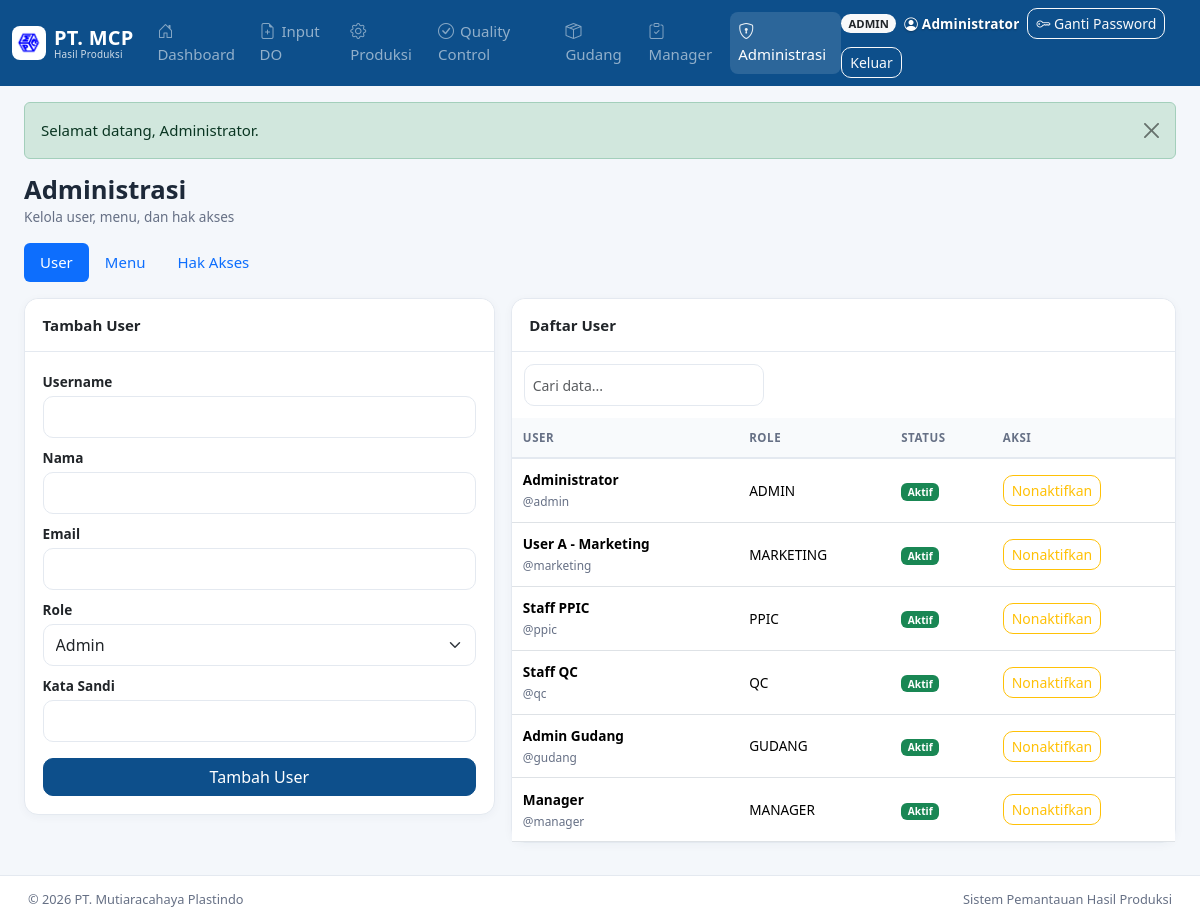
/admin.php (signed in), run on the app's committed database.
### tables this page shows
CREATE TABLE menus (
  id            INT UNSIGNED AUTO_INCREMENT PRIMARY KEY,
  menu_key      VARCHAR(50) NOT NULL UNIQUE,
  nama          VARCHAR(100) NOT NULL,
  route         VARCHAR(150) NOT NULL,
  icon          VARCHAR(50) NULL,
  urut          INT NOT NULL DEFAULT 0,
  is_active     TINYINT(1) NOT NULL DEFAULT 1,
  created_by    INT UNSIGNED NULL,
  modified_by   INT UNSIGNED NULL,
  created_at    DATETIME NOT NULL DEFAULT CURRENT_TIMESTAMP,
  modified_at   DATETIME NULL DEFAULT NULL ON UPDATE CURRENT_TIMESTAMP
);

CREATE TABLE users (
  id            INT UNSIGNED AUTO_INCREMENT PRIMARY KEY,
  username      VARCHAR(50) NOT NULL UNIQUE,
  password      VARCHAR(255) NOT NULL,
  nama          VARCHAR(100) NOT NULL,
  role          ENUM('admin','marketing','ppic','qc','gudang','manager') NOT NULL,
  email         VARCHAR(100) NULL,
  is_active     TINYINT(1) NOT NULL DEFAULT 1,
  created_by    INT UNSIGNED NULL,
  modified_by   INT UNSIGNED NULL,
  created_at    DATETIME NOT NULL DEFAULT CURRENT_TIMESTAMP,
  modified_at   DATETIME NULL DEFAULT NULL ON UPDATE CURRENT_TIMESTAMP,
  INDEX idx_users_role (role)
);

### config/functions.php (called while the page is built, shortened)
<?php
require_once __DIR__ . '/koneksi.php';
function e(?string $value): string
{
    return htmlspecialchars((string) $value, ENT_QUOTES, 'UTF-8');
}
function get_flash(): ?array
{
    $flash = $_SESSION['flash'];
    return $flash;
}
function current_user(): ?array
{
    return $_SESSION['user'] ?? null;
}

### config/koneksi.php (called while the page is built, shortened)
<?php
function db(): PDO
{
    static $pdo = null;
    if ($pdo instanceof PDO) {
        return $pdo;
    }
    $dsn = sprintf('mysql:host=%s;port=%d;dbname=%s;charset=%s', DB_HOST, DB_PORT, DB_NAME, DB_CHARSET);
    try {
        $pdo = new PDO($dsn, DB_USER, DB_PASS, [
            PDO::ATTR_ERRMODE            => PDO::ERRMODE_EXCEPTION,
            PDO::ATTR_DEFAULT_FETCH_MODE => PDO::FETCH_ASSOC,
            PDO::ATTR_EMULATE_PREPARES   => false,
        ]);
    } catch (PDOException $e) {
        http_response_code(500);
        exit('Koneksi database gagal: ' . htmlspecialchars($e->getMessage(), ENT_QUOTES, 'UTF-8'));
    }
    return $pdo;
}

### admin.php (the view, shortened to what this page needs)
<?php
require_once __DIR__ . '/config/functions.php';
$pdo = db();
$tab = $_GET['tab'] ?? 'user';
$users = $pdo->query('SELECT id, username, nama, role, email, is_active, created_at FROM users ORDER BY id')->fetchAll();
$roles = ['admin', 'marketing', 'ppic', 'qc', 'gudang', 'manager'];
require __DIR__ . '/header.php';
?>
<section>
  <div class="page-heading"><div><h1>Administrasi</h1><div class="page-subtitle">Kelola user, menu, dan hak akses</div></div></div>
  <ul class="nav nav-pills mb-3">
    <li class="nav-item"><a class="nav-link <?= $tab === 'user' ? 'active' : '' ?>" href="<?= BASE_URL ?>admin.php?tab=user">User</a></li>
    <li class="nav-item"><a class="nav-link <?= $tab === 'menu' ? 'active' : '' ?>" href="<?= BASE_URL ?>admin.php?tab=menu">Menu</a></li>
    <li class="nav-item"><a class="nav-link <?= $tab === 'akses' ? 'active' : '' ?>" href="<?= BASE_URL ?>admin.php?tab=akses">Hak Akses</a></li>
  </ul>
  <?php if ($tab === 'user'): ?>
    <div class="row g-3">
      <div class="col-12 col-lg-5">
        <div class="card card-mcp">
          <div class="card-header">Tambah User</div>
          <div class="card-body">
            <form method="post" action="">
              <div class="mb-2"><label class="form-label">Username</label><input class="form-control" name="username" required></div>
              <div class="mb-2"><label class="form-label">Nama</label><input class="form-control" name="nama" required></div>
              <div class="mb-2"><label class="form-label">Email</label><input type="email" class="form-control" name="email"></div>
              <div class="mb-2"><label class="form-label">Role</label>
                <select class="form-select" name="role"><?php foreach ($roles as $r): ?><option value="<?= $r ?>"><?= ucfirst($r) ?></option><?php endforeach; ?></select>
              </div>
              <div class="mb-3"><label class="form-label">Kata Sandi</label><input type="password" class="form-control" name="password" minlength="6" required></div>
              <button class="btn btn-primary w-100" type="submit">Tambah User</button>
            </form>
          </div>
        </div>
      </div>
      <div class="col-12 col-lg-7">
        <div class="card card-mcp">
          <div class="card-header">Daftar User</div>
          <div class="card-body p-0">
            <div class="table-responsive-mcp">
              <table data-scalable data-search-placeholder="Cari data..." class="table table-mcp mb-0" style="min-width:560px">
                <thead><tr><th>User</th><th>Role</th><th>Status</th><th>Aksi</th></tr></thead>
                <tbody>
                  <?php foreach ($users as $u): ?>
                    <tr>
                      <td><strong><?= e($u['nama']) ?></strong><br><small class="text-mute">@<?= e($u['username']) ?></small></td>
                      <td><?= e(strtoupper($u['role'])) ?></td>
                      <td><span class="badge <?= $u['is_active'] ? 'bg-success' : 'bg-secondary' ?>"><?= $u['is_active'] ? 'Aktif' : 'Nonaktif' ?></span></td>
                      <td>
                        <form method="post" action="">
                          <button class="btn btn-sm btn-outline-warning" data-confirm="Ubah status user ini?" type="submit">
                            <?= $u['is_active'] ? 'Nonaktifkan' : 'Aktifkan' ?>
                          </button>
                        </form>
                      </td>
                    </tr>
                  <?php endforeach; ?>
                </tbody>
              </table>
            </div>
          </div>
        </div>
      </div>
    </div>
  <?php endif; ?>
</section>
<?php require __DIR__ . '/footer.php'; ?>

### header.php (shortened to what this page needs)
<?php
require_once __DIR__ . '/config/functions.php';
$user = current_user();
$current = basename($_SERVER['PHP_SELF'] ?? '');
$navMenus = [];
if ($user) {
    $stmt = db()->prepare(
        'SELECT m.nama, m.route, m.icon FROM menus m
         INNER JOIN role_menus rm ON rm.menu_id = m.id
         WHERE rm.role = ? AND rm.is_active = 1 AND m.is_active = 1
         ORDER BY m.urut ASC'
    );
    $stmt->execute([$user['role']]);
    $navMenus = $stmt->fetchAll();
}
$flash = get_flash();
?>
<!doctype html>
<html lang="id">
<head>
  <link rel="stylesheet" href="<?= BASE_URL ?>library/bootstrap/css/bootstrap.min.css">
  <link rel="stylesheet" href="<?= BASE_URL ?>library/bootstrap-icons/bootstrap-icons.min.css">
  <link rel="stylesheet" href="<?= BASE_URL ?>css/app.css?v=11">
</head>
<body>
<header class="app-header sticky-top">
  <nav class="navbar navbar-expand-lg navbar-dark bg-mcp">
    <div class="container-fluid">
      <a class="navbar-brand d-flex align-items-center gap-2" href="<?= BASE_URL ?>dashboard.php">
        <img class="navbar-logo" src="<?= BASE_URL ?>img/logo_mcp.png" alt="Logo PT. MCP" width="34" height="34">
        <span class="brand-text">PT. MCP <small>Hasil Produksi</small></span>
      </a>
      <div class="collapse navbar-collapse" id="mainNav">
        <?php if ($user): ?>
        <ul class="navbar-nav me-auto mb-2 mb-lg-0">
          <?php foreach ($navMenus as $menu): ?>
            <li class="nav-item">
              <a class="nav-link <?= $current === $menu['route'] ? 'active' : '' ?>"
                 href="<?= BASE_URL . e($menu['route']) ?>">
              <?php
                $iconClass = (preg_match('/^bi-[a-z0-9-]+$/', $menu['icon'] ?? '') === 1)
                    ? $menu['icon'] : 'bi-circle';
              ?>
              <span class="nav-icon"><i class="bi <?= e($iconClass) ?>" aria-hidden="true"></i></span> <?= e($menu['nama']) ?>
              </a>
            </li>
          <?php endforeach; ?>
        </ul>
        <div class="nav-user d-flex align-items-center gap-2">
          <span class="badge bg-light text-dark rounded-pill"><?= e(strtoupper($user['role'])) ?></span>
          <span class="nav-name"><i class="bi bi-person-circle me-1" aria-hidden="true"></i><?= e($user['nama']) ?></span>
          <a class="btn btn-sm btn-outline-light" href="<?= BASE_URL ?>ganti_password.php"
             title="Ganti password" aria-label="Ganti password">
            <i class="bi bi-key" aria-hidden="true"></i><span class="d-none d-lg-inline"> Ganti Password</span>
          </a>
          <a class="btn btn-sm btn-outline-light" href="<?= BASE_URL ?>logout.php">Keluar</a>
        </div>
        <?php else: ?>
        <ul class="navbar-nav ms-auto">
          <li class="nav-item"><a class="nav-link" href="<?= BASE_URL ?>login.php">Masuk</a></li>
        </ul>
        <?php endif; ?>
      </div>
    </div>
  </nav>
</header>
<main class="app-main container-fluid py-3">
  <?php if ($flash): ?>
    <div class="alert alert-<?= e($flash['type']) ?> alert-dismissible fade show" role="alert">
      <?= e($flash['message']) ?>
      <button type="button" class="btn-close" data-bs-dismiss="alert" aria-label="Tutup"></button>
    </div>
  <?php endif; ?>

### footer.php (shortened to what this page needs)
</main>
<footer class="app-footer">
  <div class="container-fluid d-flex flex-column flex-md-row justify-content-between gap-1">
    <span>&copy; <?= date('Y') ?> PT. Mutiaracahaya Plastindo  </span>
    <span class="text-mute">Sistem Pemantauan Hasil Produksi</span>
  </div>
</footer>
</body>
</html>

### css/app.css (style rules this page uses)
:root { --mcp-blue: #0d4f8b; --mcp-blue-dark: #0a3d6e; --mcp-accent: #ffb703; --mcp-bg: #f4f7fb; --mcp-ink: #1d2939; --mcp-muted: #667085; --mcp-border: #e4e9f0; --mcp-radius: 14px; }
* { box-sizing: border-box; }
html { -webkit-text-size-adjust: 100%; }
body { margin: 0; background: var(--mcp-bg); color: var(--mcp-ink); font-family: system-ui, -apple-system, "Segoe UI", Roboto, Arial, sans-serif; font-size: 15px; line-height: 1.55; min-height: 100vh; display: flex; flex-direction: column; }
.bg-mcp { background: var(--mcp-blue) !important; }
.app-header { z-index: 1030; }
.navbar-brand { font-weight: 700; letter-spacing: .2px; }
.navbar-brand .brand-text { display: flex; flex-direction: column; line-height: 1.1; }
.navbar-brand small { font-size: .62rem; font-weight: 500; opacity: .8; }
.navbar-logo { background: #fff; border-radius: 8px; padding: 2px; object-fit: contain; }
.navbar .nav-icon { opacity: .9; margin-right: 2px; }
.navbar .nav-icon i { font-size: 1rem; line-height: 1; }
.navbar .nav-link.active { background: rgba(255,255,255,.13); border-radius: 8px; }
.nav-user { flex-wrap: wrap; }
.nav-user .nav-name { color: #fff !important; font-weight: 600; font-size: .85rem; letter-spacing: .01em; text-shadow: 0 1px 2px rgba(0, 0, 0, .3); max-width: 140px; overflow: hidden; text-overflow: ellipsis; white-space: nowrap; }
.app-main { flex: 1 0 auto; width: 100%; max-width: 100%; }
.app-footer { flex-shrink: 0; background: #fff; border-top: 1px solid var(--mcp-border); padding: .85rem 1rem; font-size: .8rem; color: var(--mcp-muted); }
.text-mute { color: var(--mcp-muted); }
.page-heading { display: flex; flex-wrap: wrap; gap: .5rem; align-items: center; justify-content: space-between; margin-bottom: 1rem; }
.page-heading h1 { font-size: 1.35rem; font-weight: 700; margin: 0; }
.page-subtitle { font-size: .85rem; color: var(--mcp-muted); }
.card-mcp { background: #fff; border: 1px solid var(--mcp-border); border-radius: var(--mcp-radius); box-shadow: 0 2px 10px rgba(16, 42, 67, .04); margin-bottom: 1rem; }
.card-mcp .card-header { background: #fff; border-bottom: 1px solid var(--mcp-border); font-weight: 600; padding: .9rem 1.1rem; border-radius: var(--mcp-radius) var(--mcp-radius) 0 0; }
.card-mcp .card-body { padding: 1.1rem; }
.form-label { font-size: .85rem; font-weight: 600; margin-bottom: .25rem; }
.form-control, .form-select { border-radius: 10px; border-color: var(--mcp-border); min-height: 42px; }
.btn { border-radius: 10px; }
.btn-primary { background: var(--mcp-blue); border-color: var(--mcp-blue); }
.table-responsive-mcp { width: 100%; overflow-x: auto; -webkit-overflow-scrolling: touch; }
.table-mcp { width: 100%; border-collapse: collapse; font-size: .85rem; min-width: 720px; }
.table-mcp thead th { background: #f8fafc; color: var(--mcp-muted); font-size: .72rem; text-transform: uppercase; letter-spacing: .05em; white-space: nowrap; border-bottom: 2px solid var(--mcp-border); }
.table-mcp td, .table-mcp th { padding: .65rem .7rem; vertical-align: middle; }
.table-scroll-box { max-height: 60vh; overflow: auto; }
.table-scroll-box .table-mcp thead th { position: sticky; top: 0; z-index: 2; background: #f8fafc; }
@media (min-width: 768px) { body { font-size: 15px; } }
@media (min-width: 768px) { .app-main { padding-left: 1.5rem !important; padding-right: 1.5rem !important; } }
@media (min-width: 768px) { .page-heading h1 { font-size: 1.6rem; } }
@media (min-width: 992px) { .app-main { max-width: 1400px; margin: 0 auto; } }

### data on the page
menus: nama "Dashboard"
menus: nama "Input DO"
menus: nama "Produksi"
menus: nama "Quality Control"
menus: nama "Gudang"
menus: nama "Manager"
menus: nama "Administrasi"
users: role "ADMIN", nama "Administrator", username "admin", is_active "Aktif"
users: nama "User A - Marketing", username "marketing", role "MARKETING", is_active "Aktif"
users: nama "Staff PPIC", username "ppic", role "PPIC", is_active "Aktif"
users: nama "Staff QC", username "qc", role "QC", is_active "Aktif"
users: nama "Admin Gudang", username "gudang", role "GUDANG", is_active "Aktif"
users: nama "Manager", username "manager", role "MANAGER", is_active "Aktif"

### other printed values
$flash['message'] "Selamat datang, Administrator."
form field role "Admin"
